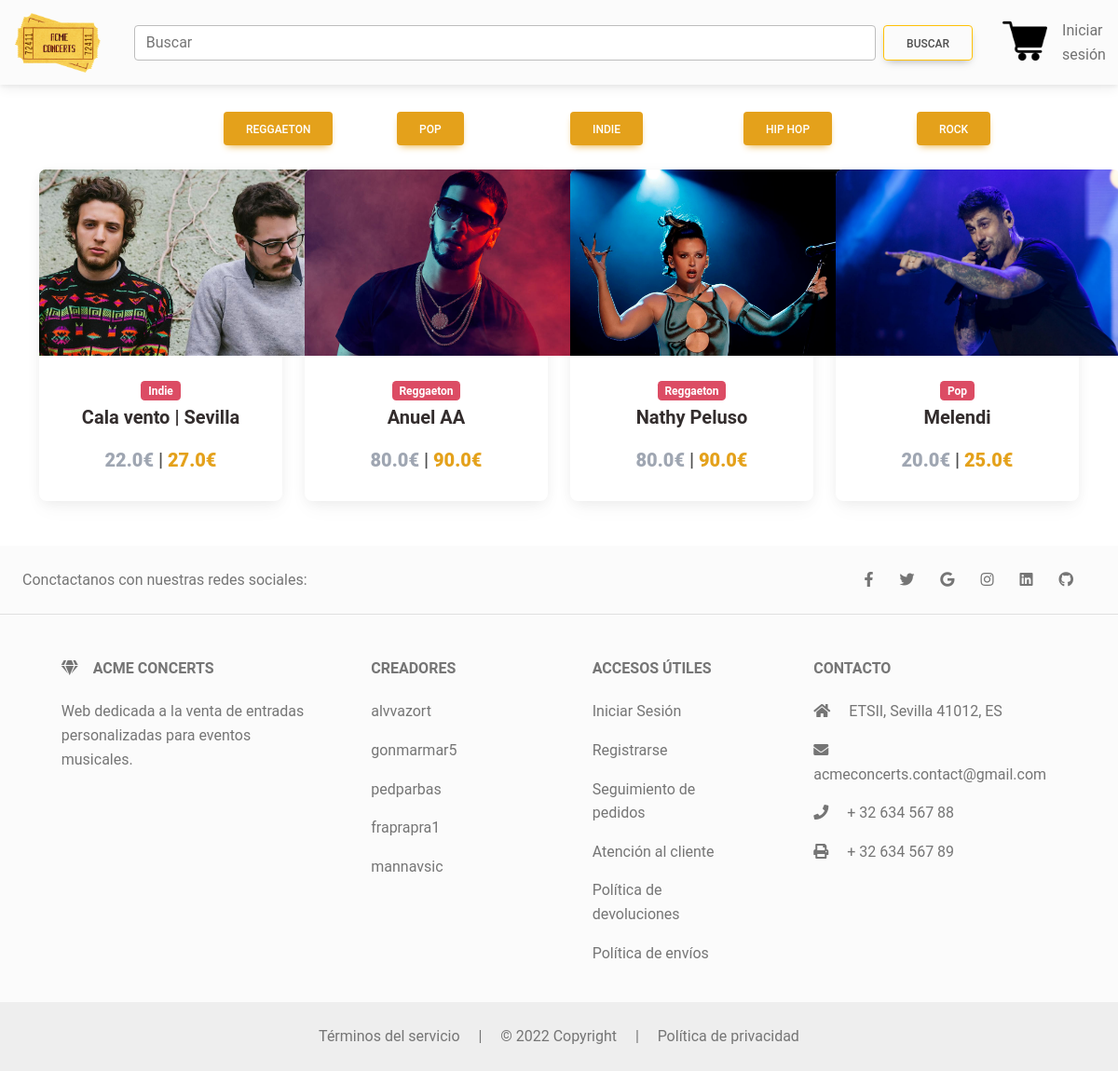
The page / on the database its author committed.
### main/models.py (models this page shows, shortened)
class Ticket(models.Model):
    ordering = ['-slug']
    title = models.CharField(max_length=100)
    price = models.FloatField()
    price_customized = models.FloatField()
    location= models.CharField(max_length=100, default="No definido")
    category = models.CharField(choices=CATEGORY, max_length=2)
    slug = models.SlugField()
    description = models.TextField()
    image = models.ImageField(upload_to= 'images/tickets/')
    date = models.DateTimeField()
    stock = models.PositiveIntegerField(default=10)
    def get_absolute_url(self):
        return reverse("main:ticket", kwargs={
            'slug': self.slug
        })

### main/views.py (the view)
# urls.py: path('', views.HomeView.as_view(), name='home'),
class HomeView(ListView):
    model = Ticket
    paginate_by = 10
    template_name = "home.html"
    def get_context_data(self, **kwargs):
        context = super().get_context_data(**kwargs)
        context["MEDIA_URL"] = settings.MEDIA_URL
        queryset = self.request.GET.get("buscador")
        category_reverse = dict((v, k) for k, v in CATEGORY)
        try:
            if queryset:
                context["tickets"] = Ticket.objects.filter(
                    Q(title__icontains = queryset) |
                    Q(category__icontains = category_reverse[queryset.capitalize()]) |
                    Q(slug__icontains = queryset)
                ).distinct()
            else:
                context["tickets"] = Ticket.objects.all()
        except:
            if queryset:
                context["tickets"] = Ticket.objects.filter(
                    Q(title__icontains = queryset) |
                    Q(slug__icontains = queryset)
                ).distinct()
            else:
                context["tickets"] = Ticket.objects.all()
        return context

### main/templates/home.html (shortened to what this page needs)
{% extends "base.html" %}
{% block content %}
  <main>
    <div class="container">
      <div class="container mt-5">
        <div class="row">
          <div class="col">
          </div>
          <div class="col">
            <a type="button" class="btn btn-warning" href="reggaeton">Reggaeton</a>
          </div>
          <div class="col">
            <a type="button" class="btn btn-warning" href="pop">Pop</a>
          </div>
          <div class="col">
            <a type="button" class="btn btn-warning" href="indie">Indie</a>
          </div>
          <div class="col">
            <a type="button" class="btn btn-warning" href="hiphop">Hip Hop</a>
          </div>
          <div class="col">
            <a type="button" class="btn btn-warning" href="rock">Rock</a>
          </div>
        </div>
      </div>
      <br>
      <section class="text-center mb-4">
        <div class="row wow fadeIn">
          {% for ticket in tickets %}
          <div class="col-lg-3 col-md-6 mb-4">
            <div class="card">
              <div class="view overlay">
                {% if ticket.stock == 0 %}
                <a href="{{ticket.get_absolute_url}}">
                  <img src="/resources/images/agotado.png" style="object-fit: cover; width: 305px;height: 200px;"  class="card-img-top">
                </a>
                {% else %}
                <a href="{{ticket.get_absolute_url}}">
                  <img src="{{MEDIA_URL}}{{ticket.image}}" style="object-fit: cover; width: 305px;height: 200px;" class="card-img-top">
                </a>
                {% endif %}
              </div>
              <div class="card-body text-center">
                <a href="{{ticket.get_category_display.lower}}">
                    <span class="badge bg-danger text-white mr-1">{{ticket.get_category_display}}</span>
                  </a>
                    <h5>
                        <a href="{{ticket.get_absolute_url }}" >
                            <span class="badge badge-pill text-dark"><h5><strong>{{ticket.title}} </strong></h5></span>
                        </a>
                    </h5>
                <h5 >
                  <strong>
                    {% if ticket.price %}
                    <span class="text-secondary mr-1">
                      <b>{{ ticket.price }}€</b>
                    </span>
                    |
                    <span><b class="text-warning"> {{ ticket.price_customized }}€</b></span>
                    {% else %}
                    <span>{{ ticket.price_customized }}€</span>
                    {% endif %}
                  </strong>
                </h5>
              </div>
            </div>
          </div>
          {% endfor %}
        </div>
      </section>
    </div>
  </main>
{% endblock content %}

### rows shown on the page
Ticket: image (picture), category "Indie", title "Cala vento | Sevilla", price "22.0", price_customized "27.0"
Ticket: image (picture), category "Reggaeton", title "Anuel AA", price "80.0", price_customized "90.0"
Ticket: image (picture), category "Reggaeton", title "Nathy Peluso", price "80.0", price_customized "90.0"
Ticket: image (picture), category "Pop", title "Melendi", price "20.0", price_customized "25.0"
